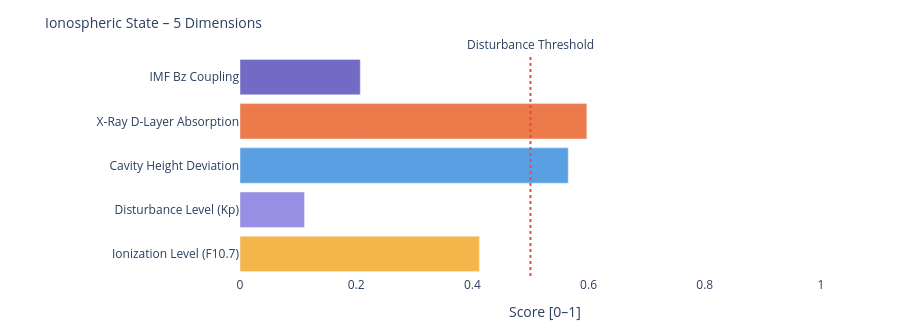

The notebook cell this image was saved under:
### Markdown cell above
---
### 📐 Systemic Insight: Geometric Cavity vs. Real Schumann Resonance

**Relevant for:** Layer 6 = delta analysis &nbsp;|&nbsp; Layer 7 = feature vector / system interpretation

A cavity height change from 80 km to 70 km shifts the **idealized geometric frequencies** only minimally:

| Modus | Aktuell | Referenz | Δ |
|-------|---------|----------|---|
| SR-1 | 10.4762 Hz | 10.4599 Hz | +16 mHz |
| SR-2 | 18.1452 Hz | 18.1171 Hz | +28 mHz |
| SR-3 | 25.6612 Hz | 25.6215 Hz | +40 mHz |
| SR-4 | 33.1285 Hz | 33.0772 Hz | +51 mHz |

The geometric effect is limited because 10 km is very small compared to Earth's radius (~6371 km).

**Consequence:** Real Schumann deviations are likely driven more strongly by **conductivity, damping, day/night structure, lightning distribution and source geometry** than by pure cavity height.

---

**Layer 6 compares:**
```
geometric Δ from Layer 4  vs.  observed Δ from real Schumann measurement data
```

**Layer 7 Feature:**
```
If real Δ >> geometric Δ  →  non-geometric factors dominant
```

### Code cell
# ============================================================
# IONOSPHERIC STATE – Summary gauge
# Five dimensions: ionization, disturbance, cavity height, X-Ray, Bz coupling
# ============================================================

def norm(v, lo, hi):
    if v is None: return None
    return round(max(0.0, min(1.0, (v - lo) / (hi - lo))), 3)

# Ionization level (F10.7 → F2-Layer)
ioniz = norm(f107_val, 60, 250)

# Disturbance level (Kp → E/F-Layer irregularities)
disturb = norm(kp_val, 0, 9)

# Cavity height deviation from reference (80 km)
h_dev = norm(abs(h_eff - 80), 0, 20)

# X-Ray ionization (D-Layer absorption)
xray_ioniz = None
if xray_now is not None:
    xray_ioniz = norm(math.log10(max(xray_now, 1e-9)) + 9, 0, 5)

# Bz coupling (southward Bz → stronger magnetosphere-ionosphere coupling)
bz_coupling = norm(-(bz_now or 0), -5, 30) if bz_now is not None else None

dims = [
    ('Ionization Level (F10.7)',    ioniz,      '#F2A623'),
    ('Disturbance Level (Kp)',      disturb,    '#7F77DD'),
    ('Cavity Height Deviation',     h_dev,      '#378ADD'),
    ('X-Ray D-Layer Absorption',    xray_ioniz, '#E85D24'),
    ('IMF Bz Coupling',             bz_coupling,'#534AB7'),
]

fig = go.Figure()
for name, val, col in dims:
    if val is not None:
        h = int(val * 20)
        bar = '█' * h + '░' * (20 - h)
        label = f'{name}:  {bar}  {val:.3f}'
    else:
        label = f'{name}:  {"─" * 20}  n/a'
    fig.add_trace(go.Bar(
        x=[val if val is not None else 0],
        y=[name],
        orientation='h',
        marker_color=col, opacity=0.82,
        showlegend=False
    ))

fig.add_vline(x=0.5, line_dash='dot', line_color='#e74c3c',
              annotation_text='Disturbance Threshold', annotation_position='top')
fig.update_layout(
    title=dict(text='Ionospheric State – 5 Dimensions', font=dict(size=14)),
    xaxis=dict(title='Score [0–1]', range=[0, 1.05]),
    height=330, plot_bgcolor='rgba(0,0,0,0)', paper_bgcolor='rgba(0,0,0,0)',
    margin=dict(l=240, r=50, t=55, b=40)
)
fig.show()

print(f'\nIonospheric state:')
for name, val, _ in dims:
    print(f'  {name:<35} {val:.3f}' if val is not None else f'  {name:<35} n/a')

### Figure 1 — Plotly figure (JSON) as saved in the notebook; plotly's stock layout.template omitted (floating-point values rounded to 4 significant figures)
{"data": [{"marker": {"color": "#F2A623"}, "opacity": 0.82, "orientation": "h", "showlegend": false, "type": "bar", "x": [0.412], "y": ["Ionization Level (F10.7)"]}, {"marker": {"color": "#7F77DD"}, "opacity": 0.82, "orientation": "h", "showlegend": false, "type": "bar", "x": [0.111], "y": ["Disturbance Level (Kp)"]}, {"marker": {"color": "#378ADD"}, "opacity": 0.82, "orientation": "h", "showlegend": false, "type": "bar", "x": [0.565], "y": ["Cavity Height Deviation"]}, {"marker": {"color": "#E85D24"}, "opacity": 0.82, "orientation": "h", "showlegend": false, "type": "bar", "x": [0.597], "y": ["X-Ray D-Layer Absorption"]}, {"marker": {"color": "#534AB7"}, "opacity": 0.82, "orientation": "h", "showlegend": false, "type": "bar", "x": [0.207], "y": ["IMF Bz Coupling"]}], "layout": {"annotations": [{"showarrow": false, "text": "Disturbance Threshold", "x": 0.5, "xanchor": "center", "xref": "x", "y": 1, "yanchor": "bottom", "yref": "y domain"}], "height": 330, "margin": {"b": 40, "l": 240, "r": 50, "t": 55}, "paper_bgcolor": "rgba(0,0,0,0)", "plot_bgcolor": "rgba(0,0,0,0)", "shapes": [{"line": {"color": "#e74c3c", "dash": "dot"}, "type": "line", "x0": 0.5, "x1": 0.5, "xref": "x", "y0": 0, "y1": 1, "yref": "y domain"}], "title": {"font": {"size": 14}, "text": "Ionospheric State – 5 Dimensions"}, "xaxis": {"range": [0, 1.05], "title": {"text": "Score [0–1]"}}}}
